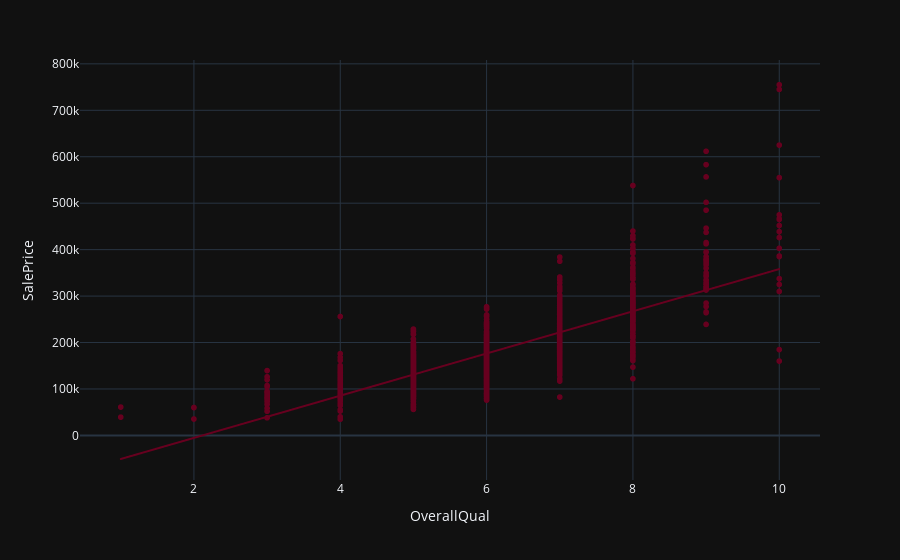

Here is the notebook cell this chart was saved with:
### Code cell
px.scatter(train,'OverallQual','SalePrice',trendline='ols',color_discrete_sequence=px.colors.diverging.RdBu).update_layout(template='plotly_dark')

### Figure 1 — Plotly figure (JSON) as saved in the notebook; plotly's stock layout.template omitted (floating-point values rounded to 4 significant figures; data arrays with more than 128 entries replaced by an {"elided": "..."} marker saying what was removed)
{"data": [{"hovertemplate": "OverallQual=%{x}<br>SalePrice=%{y}<extra></extra>", "legendgroup": "", "marker": {"color": "rgb(103,0,31)", "symbol": "circle"}, "mode": "markers", "name": "", "showlegend": false, "type": "scattergl", "x": {"elided": "1460 int values"}, "xaxis": "x", "y": {"elided": "1460 int values"}, "yaxis": "y"}, {"hovertemplate": "<b>OLS trendline</b><br>SalePrice = 45435.8 * OverallQual + -96206.1<br>R<sup>2</sup>=0.625652<br><br>OverallQual=%{x}<br>SalePrice=%{y} <b>(trend)</b><extra></extra>", "legendgroup": "", "marker": {"color": "rgb(103,0,31)", "symbol": "circle"}, "mode": "lines", "name": "", "showlegend": false, "type": "scattergl", "x": {"elided": "1460 int values"}, "xaxis": "x", "y": {"elided": "1460 float values"}, "yaxis": "y"}], "layout": {"legend": {"tracegroupgap": 0}, "margin": {"t": 60}, "xaxis": {"anchor": "y", "domain": [0, 1], "title": {"text": "OverallQual"}}, "yaxis": {"anchor": "x", "domain": [0, 1], "title": {"text": "SalePrice"}}}}
